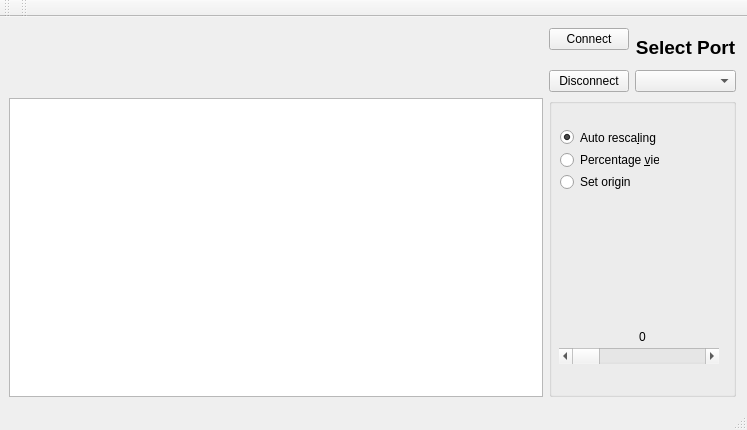
<?xml version="1.0" encoding="UTF-8"?>
<ui version="4.0">
 <class>MainWindow</class>
 <widget class="QMainWindow" name="MainWindow">
  <property name="geometry">
   <rect>
    <x>0</x>
    <y>0</y>
    <width>747</width>
    <height>430</height>
   </rect>
  </property>
  <property name="sizePolicy">
   <sizepolicy hsizetype="Minimum" vsizetype="Preferred">
    <horstretch>0</horstretch>
    <verstretch>0</verstretch>
   </sizepolicy>
  </property>
  <property name="windowTitle">
   <string>Multimeter GUI</string>
  </property>
  <widget class="QWidget" name="centralWidget">
   <layout class="QGridLayout" name="gridLayout" rowstretch="0,0" columnstretch="0,0">
    <property name="sizeConstraint">
     <enum>QLayout::SetMinAndMaxSize</enum>
    </property>
    <property name="leftMargin">
     <number>9</number>
    </property>
    <property name="horizontalSpacing">
     <number>6</number>
    </property>
    <item row="0" column="1">
     <layout class="QHBoxLayout" name="horizontalLayout">
      <item>
       <layout class="QVBoxLayout" name="verticalLayout_2" stretch="0,0">
        <property name="spacing">
         <number>20</number>
        </property>
        <item>
         <widget class="QPushButton" name="connectButton">
          <property name="text">
           <string>Connect</string>
          </property>
         </widget>
        </item>
        <item>
         <widget class="QPushButton" name="disconnectButton">
          <property name="text">
           <string>Disconnect</string>
          </property>
         </widget>
        </item>
       </layout>
      </item>
      <item>
       <layout class="QVBoxLayout" name="verticalLayout">
        <property name="spacing">
         <number>3</number>
        </property>
        <item>
         <widget class="QLabel" name="labelPort">
          <property name="font">
           <font>
            <pointsize>14</pointsize>
            <weight>75</weight>
            <bold>true</bold>
           </font>
          </property>
          <property name="text">
           <string>Select Port</string>
          </property>
          <property name="alignment">
           <set>Qt::AlignCenter</set>
          </property>
         </widget>
        </item>
        <item>
         <widget class="QComboBox" name="comboBoxPort"/>
        </item>
       </layout>
      </item>
     </layout>
    </item>
    <item row="1" column="0">
     <widget class="QGraphicsView" name="graphPlot">
      <property name="lineWidth">
       <number>2</number>
      </property>
      <property name="verticalScrollBarPolicy">
       <enum>Qt::ScrollBarAlwaysOff</enum>
      </property>
      <property name="horizontalScrollBarPolicy">
       <enum>Qt::ScrollBarAlwaysOff</enum>
      </property>
     </widget>
    </item>
    <item row="1" column="1">
     <widget class="QGroupBox" name="auxGroupBox">
      <property name="enabled">
       <bool>true</bool>
      </property>
      <property name="title">
       <string/>
      </property>
      <widget class="QWidget" name="layoutWidget">
       <property name="geometry">
        <rect>
         <x>0</x>
         <y>20</y>
         <width>121</width>
         <height>83</height>
        </rect>
       </property>
       <layout class="QVBoxLayout" name="verticalLayout_3">
        <item>
         <widget class="QRadioButton" name="radioAutoRescaling">
          <property name="text">
           <string>Auto resca&amp;ling</string>
          </property>
          <property name="checked">
           <bool>true</bool>
          </property>
          <attribute name="buttonGroup">
           <string notr="true">buttonGroup</string>
          </attribute>
         </widget>
        </item>
        <item>
         <widget class="QRadioButton" name="radioNoRescaling">
          <property name="text">
           <string>Percentage &amp;view</string>
          </property>
          <attribute name="buttonGroup">
           <string notr="true">buttonGroup</string>
          </attribute>
         </widget>
        </item>
        <item>
         <widget class="QRadioButton" name="radioFixed">
          <property name="text">
           <string>Set origin</string>
          </property>
          <attribute name="buttonGroup">
           <string notr="true">buttonGroup</string>
          </attribute>
         </widget>
        </item>
       </layout>
      </widget>
      <widget class="QScrollBar" name="xAxisScrollBar">
       <property name="geometry">
        <rect>
         <x>10</x>
         <y>250</y>
         <width>160</width>
         <height>16</height>
        </rect>
       </property>
       <property name="orientation">
        <enum>Qt::Horizontal</enum>
       </property>
      </widget>
      <widget class="QLabel" name="xSliderValue">
       <property name="geometry">
        <rect>
         <x>90</x>
         <y>230</y>
         <width>31</width>
         <height>17</height>
        </rect>
       </property>
       <property name="sizePolicy">
        <sizepolicy hsizetype="Fixed" vsizetype="Preferred">
         <horstretch>0</horstretch>
         <verstretch>0</verstretch>
        </sizepolicy>
       </property>
       <property name="frameShape">
        <enum>QFrame::NoFrame</enum>
       </property>
       <property name="frameShadow">
        <enum>QFrame::Plain</enum>
       </property>
       <property name="lineWidth">
        <number>2</number>
       </property>
       <property name="text">
        <string>0</string>
       </property>
      </widget>
     </widget>
    </item>
   </layout>
  </widget>
  <widget class="QMenuBar" name="menuBar">
   <property name="geometry">
    <rect>
     <x>0</x>
     <y>0</y>
     <width>747</width>
     <height>22</height>
    </rect>
   </property>
  </widget>
  <widget class="QToolBar" name="mainToolBar">
   <attribute name="toolBarArea">
    <enum>TopToolBarArea</enum>
   </attribute>
   <attribute name="toolBarBreak">
    <bool>false</bool>
   </attribute>
  </widget>
  <widget class="QStatusBar" name="statusBar"/>
  <widget class="QToolBar" name="toolBar">
   <property name="windowTitle">
    <string>toolBar</string>
   </property>
   <attribute name="toolBarArea">
    <enum>TopToolBarArea</enum>
   </attribute>
   <attribute name="toolBarBreak">
    <bool>false</bool>
   </attribute>
  </widget>
 </widget>
 <layoutdefault spacing="6" margin="11"/>
 <resources/>
 <connections/>
 <buttongroups>
  <buttongroup name="buttonGroup"/>
 </buttongroups>
</ui>
